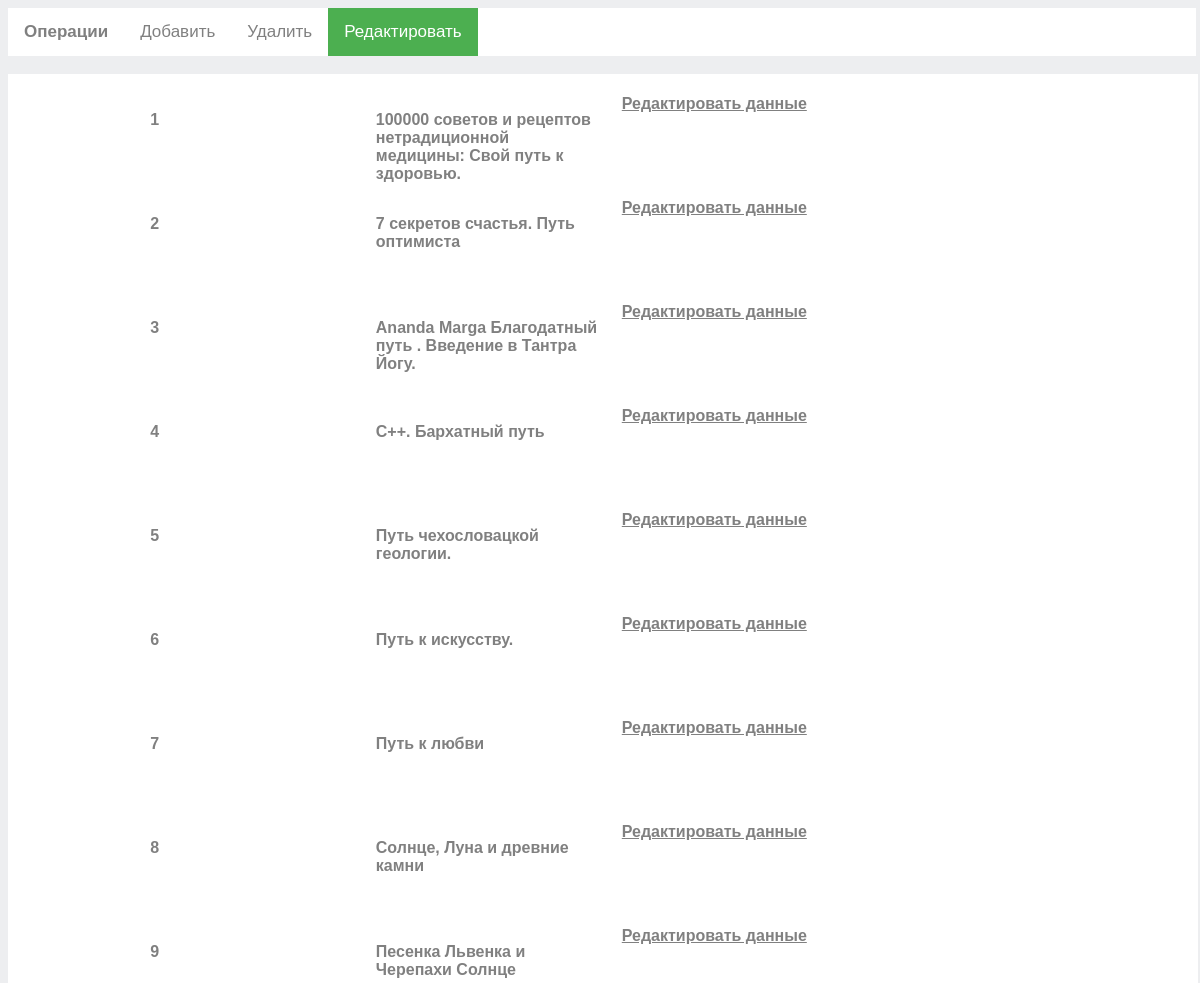
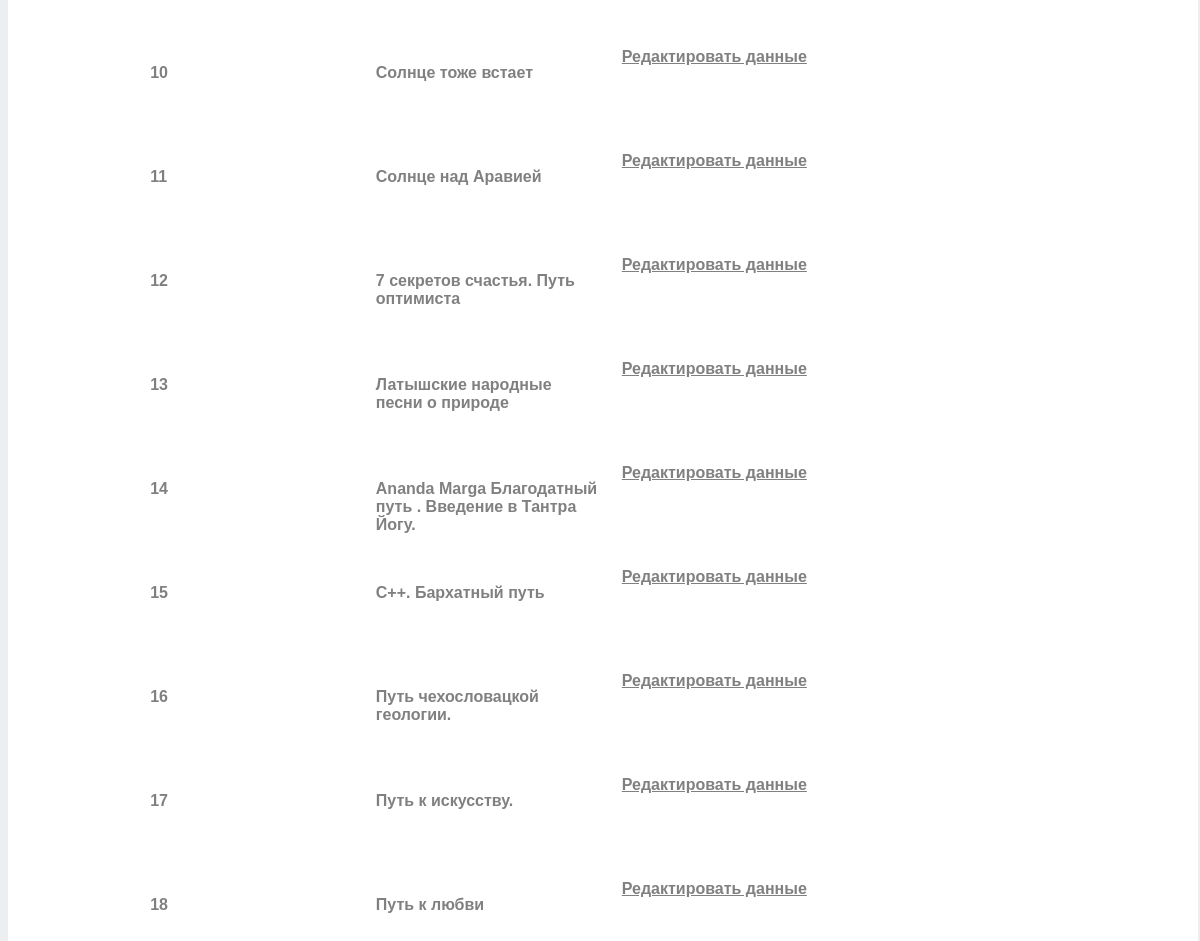
/LR6/forms/edit.php, run on the app's committed database (2 pictures, top to bottom).
### LR6/forms/show.php (the view, shortened to what this page needs)
<?php
class Show
{
  function edit_show($row):void{
    echo '
    <tr>
      <th>
        <div class="box">
          <div class="item">
            <p class="text">' . $row['id_книги'] . '</p>
          </div>
          <div class="item">
              <p class="text">' . $row['название_книги'] . '</p>
          </div>
          <div class="item">
            <div class="item">
              <a href="edit_prod.php?prod_id='.$row['id_книги'].'">Редактировать данные</a>
            </div>
          </div>
        </div>
      </th>
    </tr>
    ';
  }
}

### LR6/forms/edit.php (shortened to what this page needs)
<html lang="ru">
<head>
  <link rel="stylesheet" type="text/css" href="styles.css" media="screen">
</head>
<?php
include("show.php");
$conn = new Db();
$db = $conn->dbconnect();
?>
<body class="back" link="gray" alink="gray" vlink="gray">
<div class="topnav">
  <a href="/">
    <b>Операции</b>
  </a>
  <?php
  echo '
      <a href="add.php">Добавить</a>
      <a href="delete.php">Удалить</a>
      <a class="active" href="edit.php">Редактировать</a>';
  ?>
</div>
<br>
<div class="block">
  <table>
    <tr>
      <td width="10%"></td>
      <td>
        <table align="center">
          <?php
          $show = new Show();
          foreach($db->query("SELECT * FROM книга") as $row) {
            $show->edit_show($row);
          }
          ?>
        </table>
      </td>
      <td width="30%">
      </td>
    </tr>
  </table>
</div>
</body></html>

### LR6/forms/styles.css (style rules this page uses)
.box { margin: 0 auto; display: grid; grid-template: repeat(2, 1fr)/repeat(3, 4fr); }
.box .item { height: 50px; }
p.text { color:gray; text-align: left; }
.back { background: #EDEEF0; word-wrap: break-word }
body { overflow-x: hidden; width: 100%; font-family: Verdana, Helvetica, Arial, sans-serif; font-size: 100%; }
div.block { color: #47c44b; text-align: left; background: #FFFFFF; padding: 15px 20px; width: 95.8%; }
th { text-align: center; }
.topnav { overflow: hidden; background-color: #fff; width: 99%; }
.topnav a { float: left; color: grey; text-align: center; padding: 14px 16px; text-decoration: none; font-size: 17px; }
.topnav a.active { background-color: #4CAF50; color: white; }

### data on the page
книга: id_книги "1", название_книги "100000 советов и рецептов нетрадиционной медицины: Свой путь к здоровью."
книга: id_книги "2", название_книги "7 секретов счастья. Путь оптимиста"
книга: id_книги "3", название_книги "Ananda Marga Благодатный путь . Введение в Тантра Йогу."
книга: id_книги "4", название_книги "C++. Бархатный путь"
книга: id_книги "5", название_книги "Путь чехословацкой геологии."
книга: id_книги "6", название_книги "Путь к искусству."
книга: id_книги "7", название_книги "Путь к любви"
книга: id_книги "8", название_книги "Солнце, Луна и древние камни"
книга: id_книги "9", название_книги "Песенка Львенка и Черепахи Солнце"
книга: id_книги "10", название_книги "Солнце тоже встает"
книга: id_книги "11", название_книги "Солнце над Аравией"
книга: id_книги "12", название_книги "7 секретов счастья. Путь оптимиста"
книга: id_книги "13", название_книги "Латышские народные песни о природе"
книга: id_книги "14", название_книги "Ananda Marga Благодатный путь . Введение в Тантра Йогу."
книга: id_книги "15", название_книги "C++. Бархатный путь"
книга: id_книги "16", название_книги "Путь чехословацкой геологии."
книга: id_книги "17", название_книги "Путь к искусству."
книга: id_книги "18", название_книги "Путь к любви"
